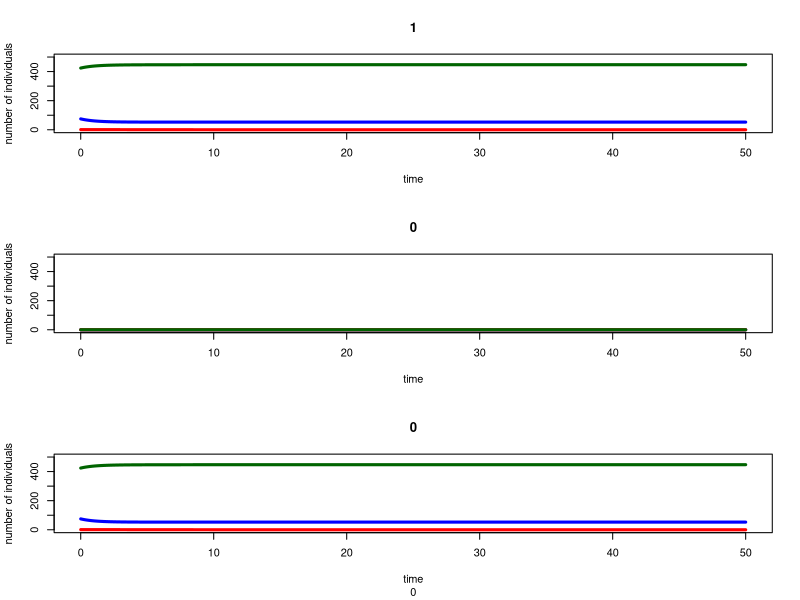
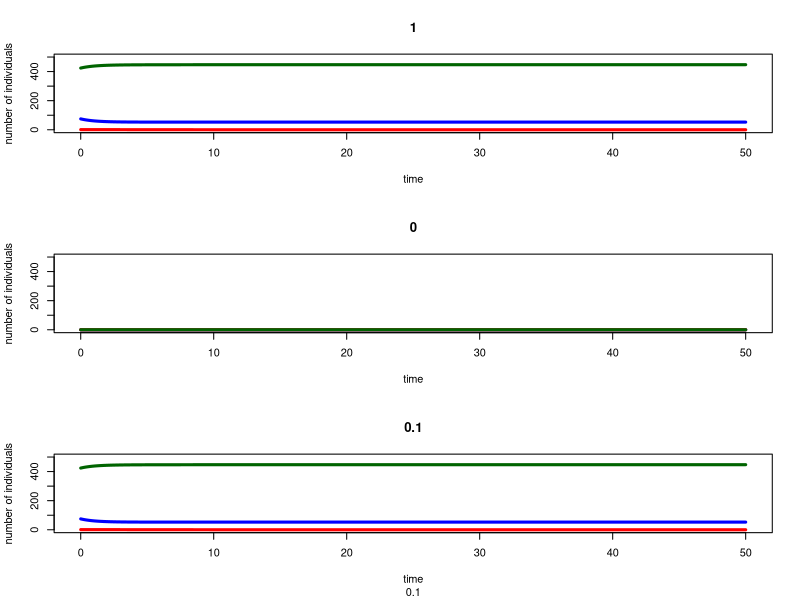
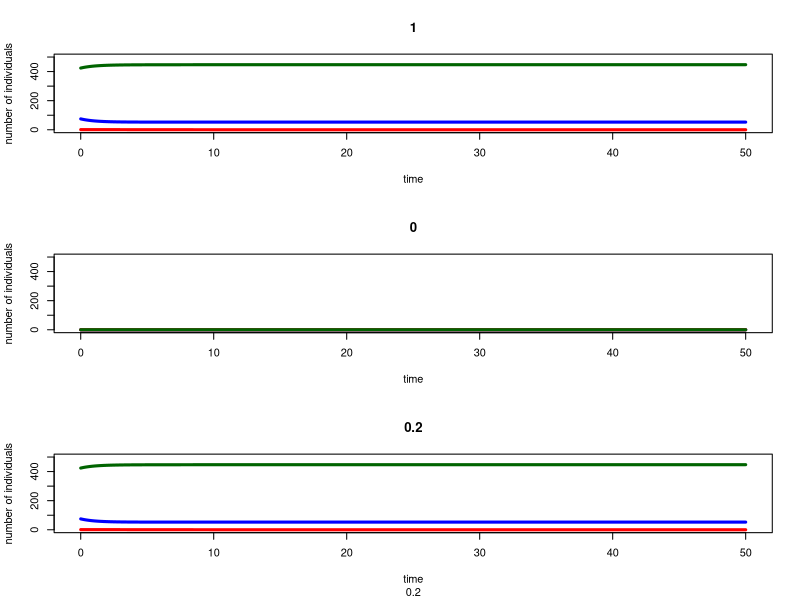
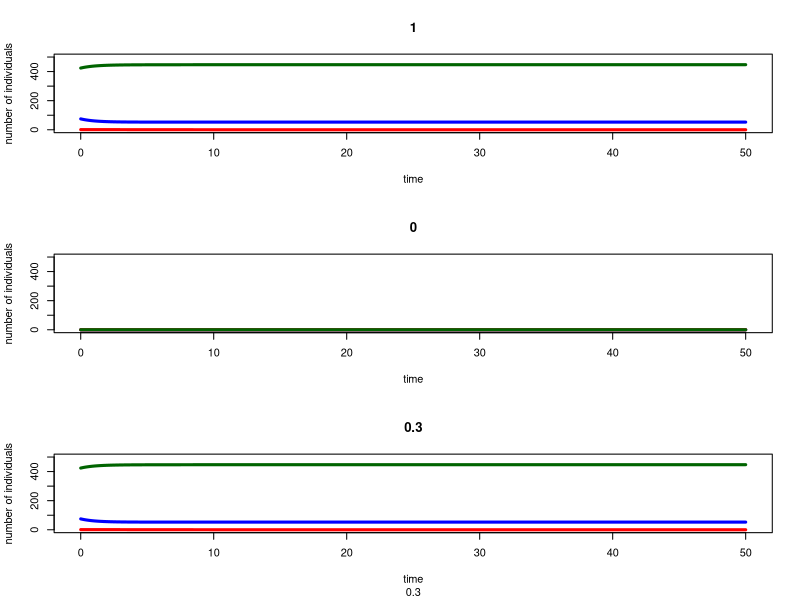
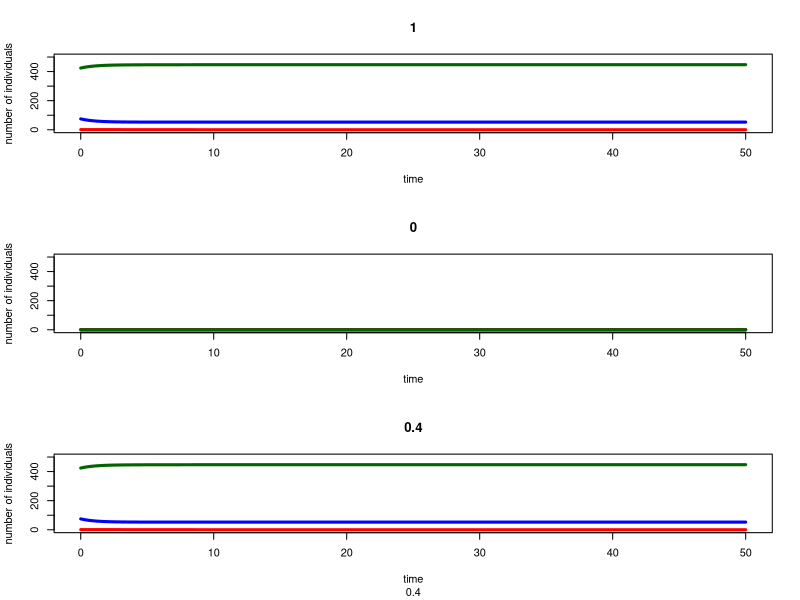
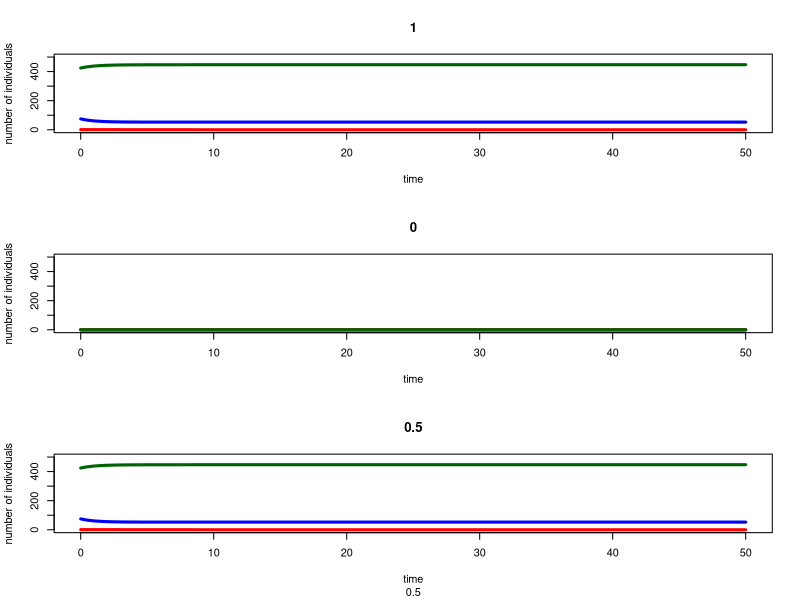
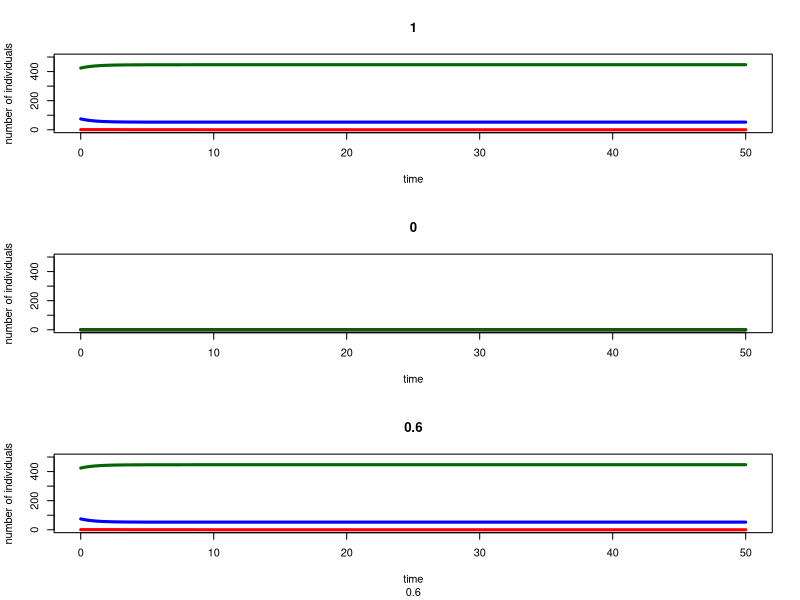
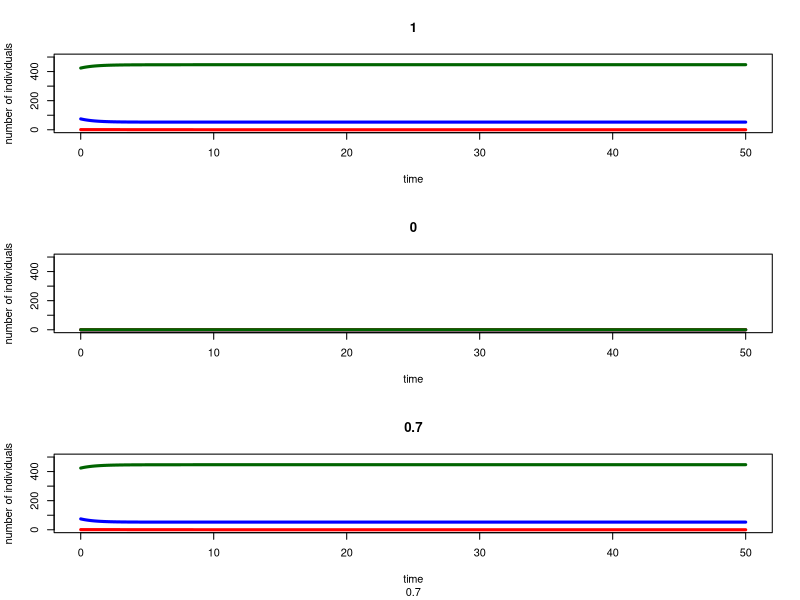

Recreate these plots in R, in order.
##########################################################
# Starting script to the module 'SIR models of epidemics'
##########################################################

# implements the basic SIR model, and plots simulation results

## Here you only need to know basic things:
##  #	To make comments
##  <-	Assigning a value to a symbol
##  c	To create a vector c(v1, v2, ..., vn)
##  e	is *10^
##  seq(a,b,c)	To create a sequence from a to b with intervals c


###################################
# FUNCTION DEFINITIONS
###################################

###
# SIR <- function(t, x, parms)
# Use: calculates the derivatives for the SIR model
# Input: 
#      t: time (not used here, because there is no explicit time dependence)
#      x: vector of the current values of all variables (S, I, R)
#      parms: vector of all parameter values
# Output:
#      der: vector of derivatives

# To use the lsoda function, the model function has to be a function of t (time),
# x (the vector of the variables) and parms (the parameters of the model).
# oltottsági ráta = 1/időegység, teljes oltottsági ráta = oltottsági arány*1/időegység
# felezési idő

SIR <- function(t, x, parms){

# Beta and r are not global variables. This means that if you type beta in R, the output will be 'beta',
# and not its value. You have to specify that you want to use the value of beta from 'parms' to solve the ODEs.
# Similarly, the variables of the model are taken from the vector x. This is done by the 'with' function.

  with(as.list(c(parms,x)),{
    dSw <- d*(Sw+Iw+Rw)+g*Iw - beta*Sw*Iw - beta*p*Sw*In - d*Sw - ffw*Sw
   
    dSn <- d*(Sn+In+Rn)+g*In - beta*Sn*In - beta*p*Sn*Iw - d*Sn - ffn*Sn

    dIw <- + beta*Sw*Iw + beta*p*Sw*In - r*Iw - d*Iw -g*Iw

    dIn <- + beta*Sn*In + beta*p*Sn*Iw - r*In - d*In -g*In

    dRw <- r*Iw - d*Rw + ffw*Sw        # Note: because S+I+R=constant, this equation could actually be omitted,
                  # and R at any time point could simply be calculated as N-S-I.
    dRn <- r*In - d*Rn + ffn*Sn

    der <- c(dSn, dSw, 

             dIn, dIw, 

             dRn, dRw
             )
    list(der)  # the output must be returned    
  }) # end of 'with'

}  # end of function definition


###########################
# MAIN PROGRAM
###########################

### LOAD LIBRARIES
#load R library for ordinary differential equation solvers
library(deSolve)
pdf("sir_antivaxx_birthdeath.pdf")
### INITIALIZE PARAMETER SETTINGS
for (w in 1:21) {
  for(j in 1:11){
    fn = 0.85
    fw = 0.85
    q = (w-1)/20 # Waldorfosok aránya a popuban
    p = (j-1)/10 # a valószínűség, hogy akivel találkozol, nem olyan, mint te
    f = q*fw + (1-q)*fn
    index = f*100
    S0 = 499
    parms <- c(beta=1e-2, r=1e-1, d=0.1, g=0.5, ffw=0, ffn=fn, q=q, p=p)		# set the parameters of the model
    inits <- c(Sn=(1-q)*(1-fn)*S0, 
               Sw=q*(1-fw)*S0, 
               In=(1-q),
               Iw=q,
               Rn=(1-q)*fn*S0, 
               Rw=q*fw*S0
               )
    
    # set the initial values
    dt    <- seq(0,50,0.1)			# set the time points for evaluation
  
  
    # Calculate and print R_0 on the screen
    N <- sum(inits)
    # R_0 <- with(as.list(parms),{beta*(N-f*S0)/(r+d+g)})
  
    ### SIMULATE THE MODEL
  
    ## Use lsoda to solve the differential equations numerically. The syntax should be
    ## lsoda(initial values, time points, function, parameters)
  
    simulation <- as.data.frame(lsoda(inits, dt, SIR, parms=parms)) # this way our set 'parms' will be used as default
  
    ### PLOT THE OUTPUT
  
    # If you remove the # before pdf(...) and dev.off(), the output will be written in a pdf file,
    # in the working directory. If you don't, a window containing your graph will just pop up.
  
    
    # par(cex=1.7)
    # Plot S according to time, in blue, and add the graph I and R according to time,
    # in red and dark green respectively. Call help(plot) for further details.
  
    attach(simulation) # this command allows you to refer to the columns of the data frame directly.
    par(mfrow=c(3,1))
    plot(dt, Sn, type="l", col="blue", 
         ylim=c(0,sum(inits)), 
         main = (1-q), xlab="time", ylab="number of individuals",lwd=3)
    lines(dt, In, type="l", col="red",lwd=3)
    lines(dt, Rn, type="l", col="darkgreen",lwd=3)
    
    # Add a legend to the graph
    legend(70,400, legend=c("Sn","In","Rn"), col=c("blue", "red", "darkgreen"), lty=1,lwd=2)
    #dev.off()
    
    plot(dt, Sw, type="l", col="blue", 
         ylim=c(0, sum(inits)), 
         main = q, xlab="time", ylab="number of individuals",lwd=3)
    lines(dt, Iw, type="l", col="red",lwd=3)
    lines(dt, Rw, type="l", col="darkgreen",lwd=3)
    
    # Add a legend to the graph
    legend(70,400, legend=c("Sw","Iw","Rw"), col=c("blue", "red", "darkgreen"), lty=1,lwd=2)
    #dev.off()
    
    plot(dt, (Sn+Sw), type="l", col="blue", 
         ylim=c(0, sum(inits)), 
         main = (p), sub=p, xlab="time", ylab="number of individuals",lwd=3)
    lines(dt, (In+Iw), type="l", col="red",lwd=3)
    lines(dt, (Rn+Rw), type="l", col="darkgreen",lwd=3)
    
    # Add a legend to the graph
    legend(70,400, legend=c("S","I","R"), col=c("blue", "red", "darkgreen"), lty=1,lwd=2)
    
  
    detach(simulation) # clean up the search path
  }  
}
dev.off()
